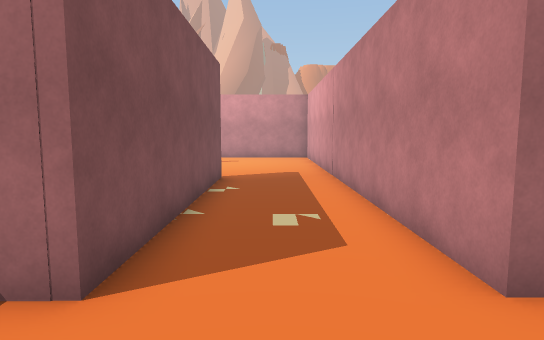
view 1 (above)

20 first-person views from a walk through a 3-D level made in the Unity game engine. The camera is 1.4 m above the floor, tilts 6° down and sees 75° across. Doors are open. The floor is counted in squares, 1 m on a side. Each view is taken from the middle of a square. On the plan, view 1 faces up. The plan holds only what a view shows up to about 15 squares ahead; the rest is blank. The place goes on beyond the plan. The player character is not drawn. Some animated figures are not drawn.

view 2
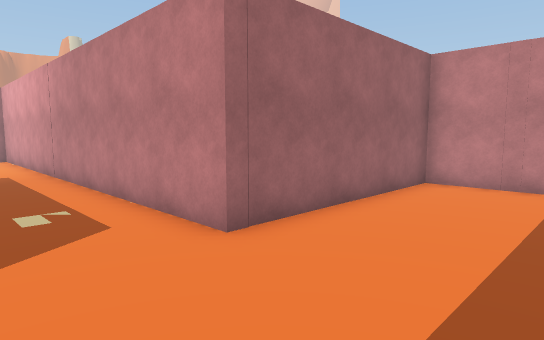

view 3
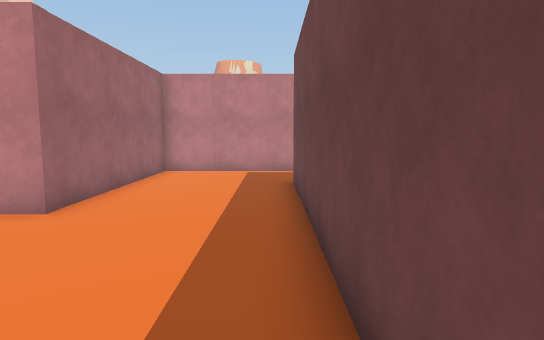

view 4
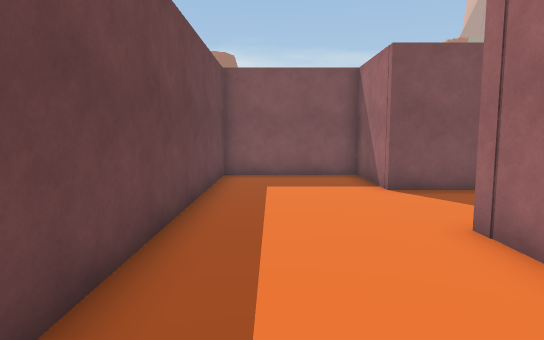

view 5
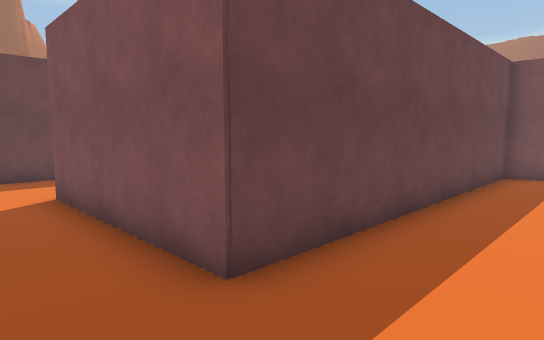

view 6
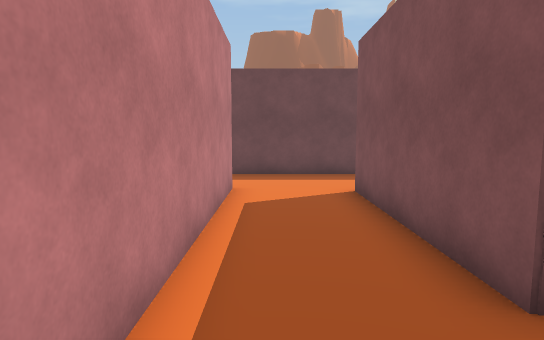

view 7
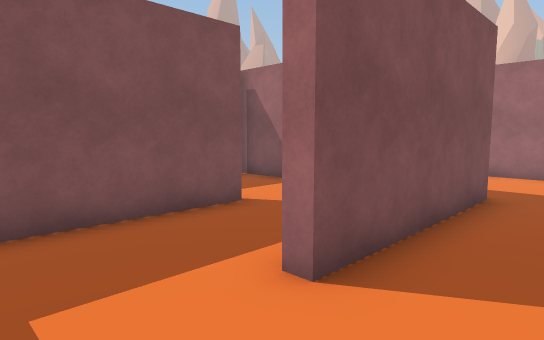

view 8
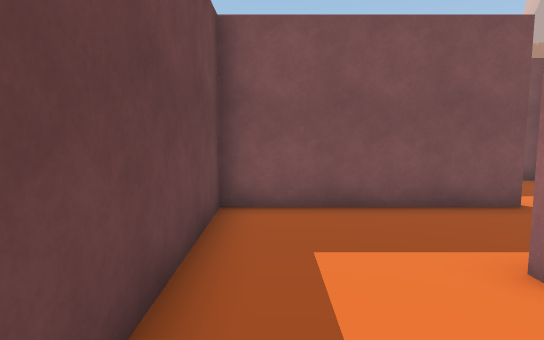

view 9
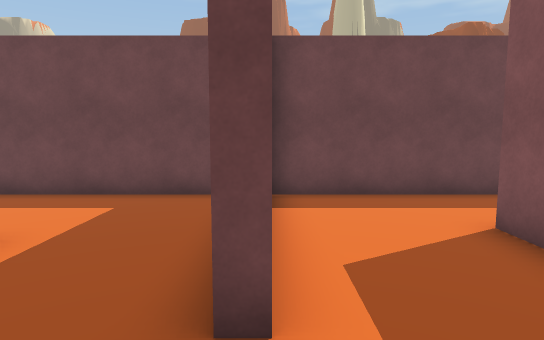

view 10
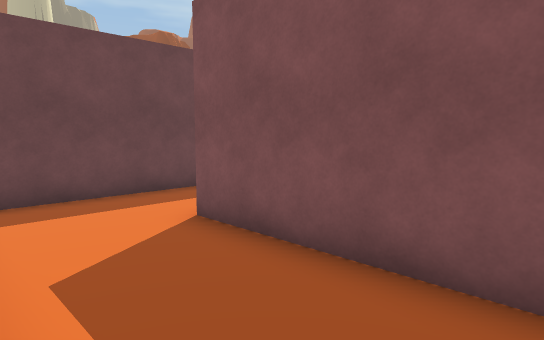

view 11
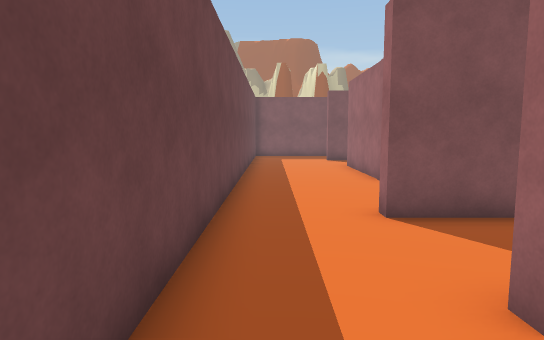

view 12
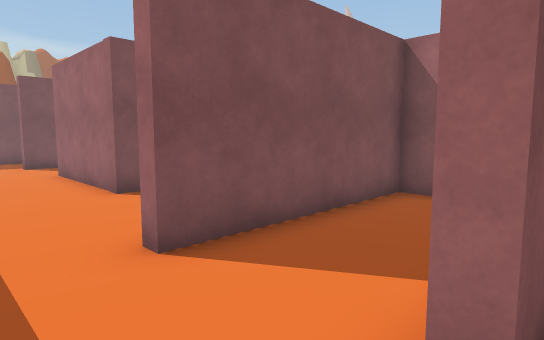

view 13
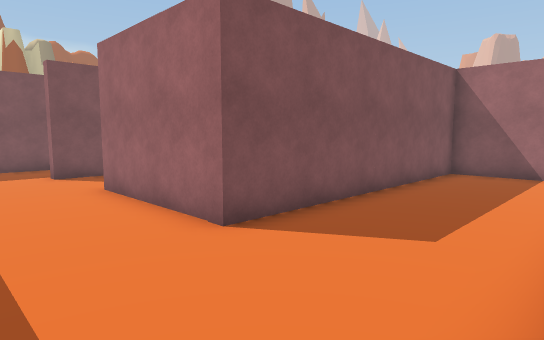

view 14
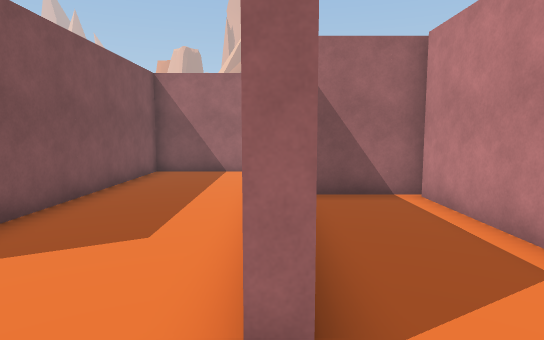

view 15
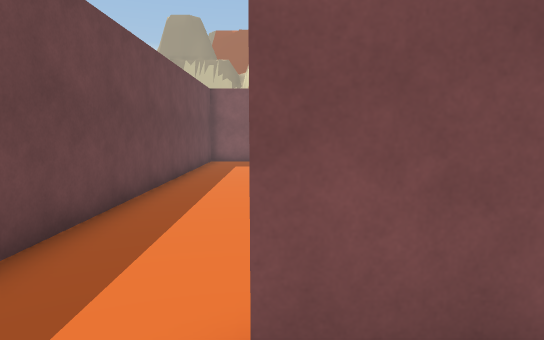

view 16
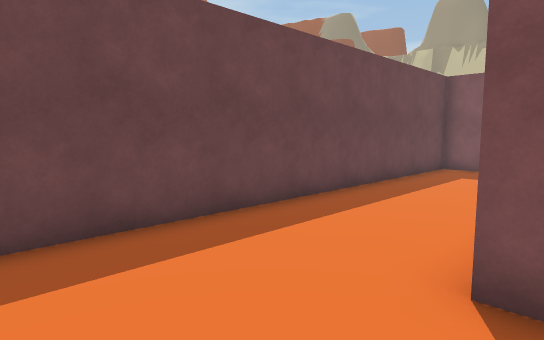

view 17
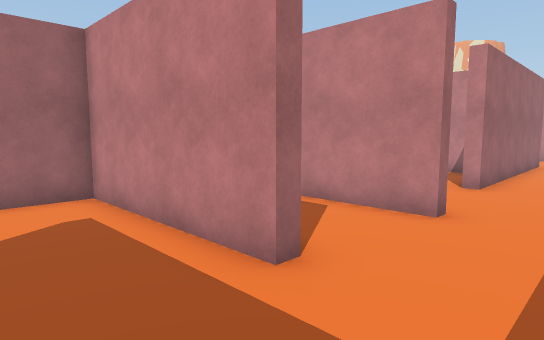

view 18
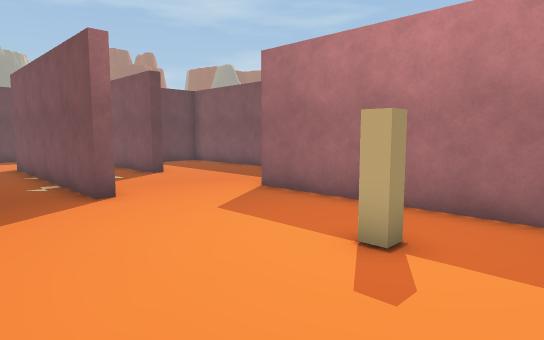

view 19
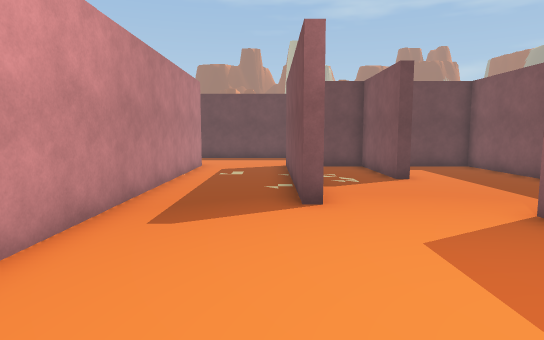

view 20
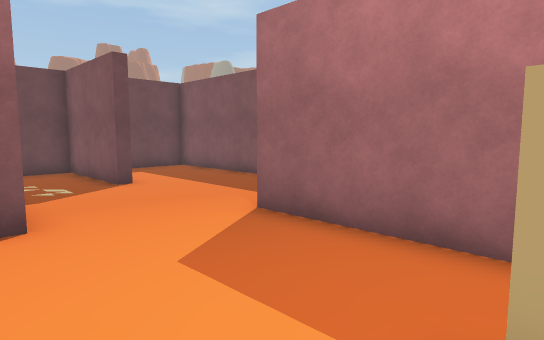

### Floor plan
Points are (right, up) in squares from view 1. A wall is a line through its corners. A room is listed if a view was taken in it or the views show most of it. See-through windows are left out.
Room 1 (views 1, 2, 3, 4, 5, 6)
walls: (-1.6, 11.2) (-1.6, 2.9) (-4.8, 2.9) (-4.8, -1.6) (6, -1.6) (6, -7.5); (9, -7.9) (9, 2.9) (2, 2.9) (2, 10.9)
ways out: opening at (7.5, -8.5) to room 2; open door at (0, 11) to room 5
Room 2 (views 7, 8, 9, 10, 11, 12, 17)
walls: (2, -5.3) (2.4, -5.3) (2.4, -11) (9.4, -11); (6, -7.5) (5.6, -7.5) (5.6, -2) (4, -2); (0.5, -2) (-0.9, -2); (-1.5, -11) (2, -11); (-1.3, -2.2) (-1.3, -8.1); (9.5, -7.9) (9, -7.9)
ways out: opening at (7.5, -8.5) to room 1; opening at (-1, -9.5) to room 3
Room 3 (views 13, 14, 15)
walls: (-1.7, -5.8) (-1.7, -2.2); (-1.3, -8.1) (-1.8, -8.1); (-5.5, -11) (-1.5, -11); (-0.9, -2) (-4.8, -2) (-4.8, -8.1) (-5.2, -8.1)
ways out: opening at (-1, -9.5) to room 2; opening at (-5, -9.5) to room 4
Room 4 (view 16)
walls: (-6, 2.9) (-9.2, 2.9) (-9.2, -6.8) (-14.1, -6.8); (-17.1, -7.2) (-17.5, -7.2); (-17.5, -11) (-5.5, -11)
ways out: opening at (-5, -9.5) to room 3; opening at (-15.5, -8)
Room 5 (views 18, 19, 20)
walls: (-2.1, 11.2) (-1.6, 11.2); (-5.2, 7.3) (-4.8, 7.3) (-4.8, 3.2) (-3.1, 3.2); (-3.4, 17.1) (-2.9, 17.1) (-2.9, 16.6); (2, 10.9) (2, 17.4); (-5.5, 18.2) (-5.5, 12.1); (-9.2, 8.2) (-9.2, 3.2) (-6.8, 3.2)
ways out: open door at (0, 11) to room 1

Where each view was taken, in squares from view 1:
view 1: 0 up, 0 right, facing up
view 2: 1 down, 1 left, facing up-right
view 3: 1 down, 4 left, facing right
view 4: 0 up, 7 right, facing left
view 5: 1 up, 8 right, facing down-left
view 6: 1 up, 8 right, facing down
view 7: 10 down, 8 right, facing up-left
view 8: 10 down, 9 right, facing left
view 9: 3 down, 2 right, facing down
view 10: 3 down, 2 right, facing down-left
view 11: 10 down, 1 right, facing left
view 12: 10 down, 1 left, facing up-left
view 13: 10 down, 5 left, facing up-left
view 14: 10 down, 5 left, facing up
view 15: 8 down, 3 left, facing left
view 16: 6 down, 6 left, facing down-left
view 17: 10 down, 3 right, facing up-right
view 18: 19 up, 1 right, facing down-left
view 19: 18 up, 1 left, facing down
view 20: 17 up, 1 left, facing down-left
